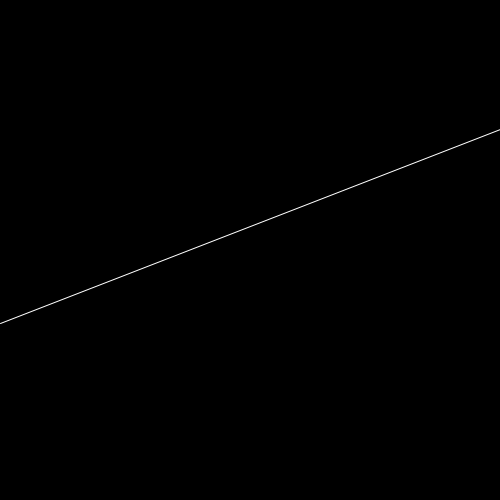
Frame 1 (no input)
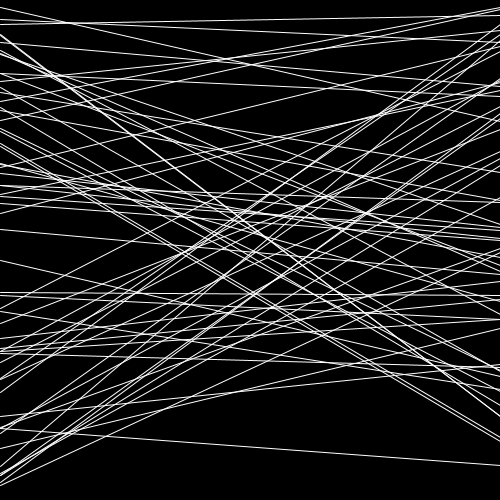
Frame 60 (the mouse pressed at the canvas centre just before this capture)
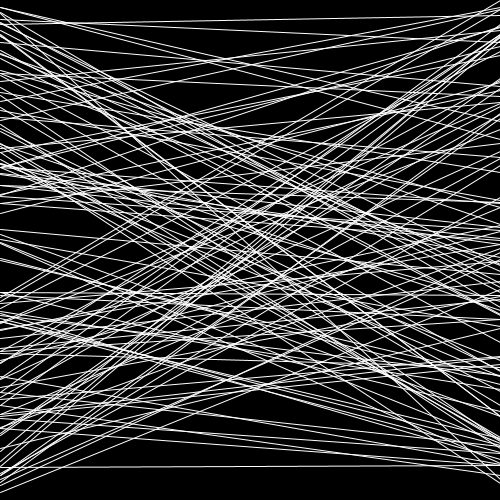
Frame 120 (the mouse held since frame 60 and released just before this capture)

The Processing sketch that drew these frames (run headless with seeded random() and noise(); from frame 60 on, the mouse is pressed at the canvas centre):

// Processing sketch: white_lines
// ── white_lines.pde
void setup() {
 size(500,500); 
  background(0);
}

void draw() {
  stroke(255);
  line(0,random(500),500,random(500));
  
  
  
  
  
}
